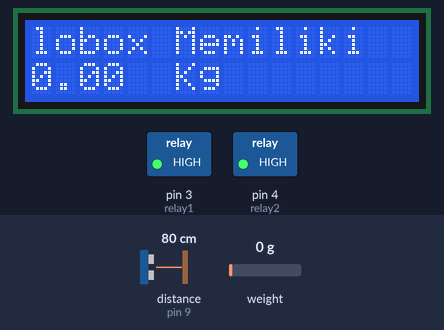
A sketch run on a simulated Arduino Uno, built with avr-gcc and run on an emulated ATmega328P. Parts: 16×2 character LCD, switched loads named in the sketch (green lamp = pin HIGH). Wiring (inferred from the names in the program): ultrasonic range finder: trigger pin 8; echo pin 9. Inputs (shaded band) come from the test bench; at power-on: weight on the scale 0 g, distance to the obstacle (sensor on pin 9) 80 cm. The echo pulse lasts 58.3 µs per cm; pins used as bus, display or sensor lines are not drawn; what the sketch prints to the serial monitor is not drawn.

Above: at 3.2 s.
3.3 s: weight on the scale set to 100 g
At 5.8 s:
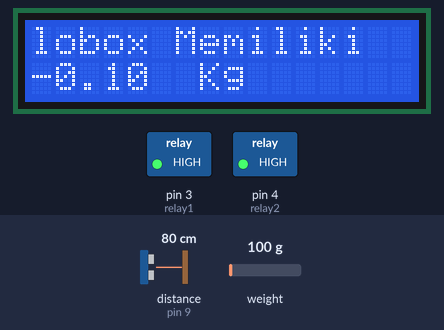
6.8 s: weight on the scale set to 1250 g
At 8.7 s:
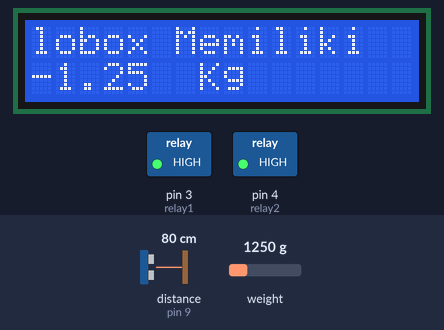
9.9 s: weight on the scale set to 2500 g
At 12.9 s:
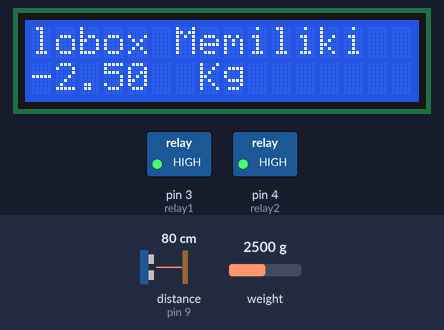
Timing chart, 0 to 14.4 s (numbered marks = the images above; inputs shaded):
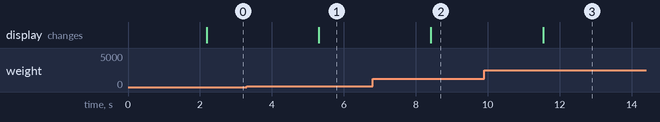

The sketch:

Gabungan2.ino
```cpp
#include <Wire.h>  // LCD
#include <LiquidCrystal_I2C.h> // LCD
#include "HX711.h" //Timbangan

const int triggerPin = 8;
const int echoPin = 9;
const int relay1 = 3; //relay pin2
const int relay2 = 4; //relay pin3
#define LOADCELL_DOUT_PIN  12 //Timbangan
#define LOADCELL_SCK_PIN  11 //Timbangan

HX711 scale;

float calibration_factor = -24000; //-7050 worked for my 440lb max scale setup

//Relay ON-OFF
int relayON = LOW; //relay nyala
int relayOFF = HIGH; //relay mati


// Set the LCD address to 0x27 for a 16 chars and 2 line display
LiquidCrystal_I2C lcd(0x27, 16, 2);//atau 0x3F


void setup() {
  // put your setup code here, to run once:


  lcd.init();
  lcd.backlight();
  lcd.print("lobox Memiliki");
  // LCD

  Serial.begin (9600);
  pinMode(triggerPin, OUTPUT);
  pinMode(echoPin, INPUT);
  //Ultrasonic

  pinMode(relay1, OUTPUT);
  pinMode(relay2, OUTPUT);


  digitalWrite(relay1, relayOFF);
  digitalWrite(relay2, relayOFF);
  //Relay

  Serial.begin(9600);
  Serial.println("Lobox On Progress");
  Serial.println("Silahkan Tunggu");
  scale.begin(LOADCELL_DOUT_PIN, LOADCELL_SCK_PIN);
  scale.set_scale();
  scale.tare(); //Reset the scale to 0

  long zero_factor = scale.read_average(); //Get a baseline reading
  Serial.print("Zero factor: "); //This can be used to remove the need to tare the scale. Useful in permanent scale projects.
  Serial.println(zero_factor);
  //Timbangan


}

void loop() {
  // put your main code here, to run repeatedly:
  ultrasonic();
//  relay();
  timbangan();
  delay(3000);
}


void ultrasonic() {
  long duration, jarak;
  digitalWrite(triggerPin, LOW);
  delayMicroseconds(2);
  digitalWrite(triggerPin, HIGH);
  delayMicroseconds(10);
  digitalWrite(triggerPin, LOW);
  duration = pulseIn(echoPin, HIGH);
  jarak = (duration / 2) / 29.1;
//  Serial.println("jarak :");
  Serial.print(jarak);
  Serial.print(",");
//  delay(1000);


}

void relay() {
  //relay1
  digitalWrite(relay1, relayON);
  delay(1000);
  digitalWrite(relay1, relayOFF);
  delay(1000);

  //relay2
  digitalWrite(relay2, relayON);
  delay(1000);
  digitalWrite(relay2, relayOFF);
  delay(1000);
}
void timbangan() {

  scale.set_scale(calibration_factor); //Adjust to this calibration factor

  double Berat = 0;
//  Serial.print("Reading: ");
  Berat = 0-scale.get_units();
//  Serial.print(Berat, 1);
//  Serial.print(" kg"); //Change this to kg and re-adjust the calibration factor if you follow SI units like a sane person
//  Serial.print(" calibration_factor: ");
//  Serial.print(calibration_factor);
//  Serial.println();
  Serial.print(Berat);
  Serial.println("");

  lcd.setCursor(0, 1);
  lcd.print(Berat);
  lcd.print("  Kg");

  if (Serial.available())
  {
    char temp = Serial.read();
    if (temp == '+' || temp == 'a')
      calibration_factor += 10;
    else if (temp == '-' || temp == 'z')
      calibration_factor -= 10;
  }
}
```

Measured:
- after the input at 3.3 s, the display: changes after 2.0 s (image 1)
- after the input at 6.8 s, the display: changes after 1.6 s (image 2)
- after the input at 9.9 s, the display: changes after 1.6 s (image 3)
